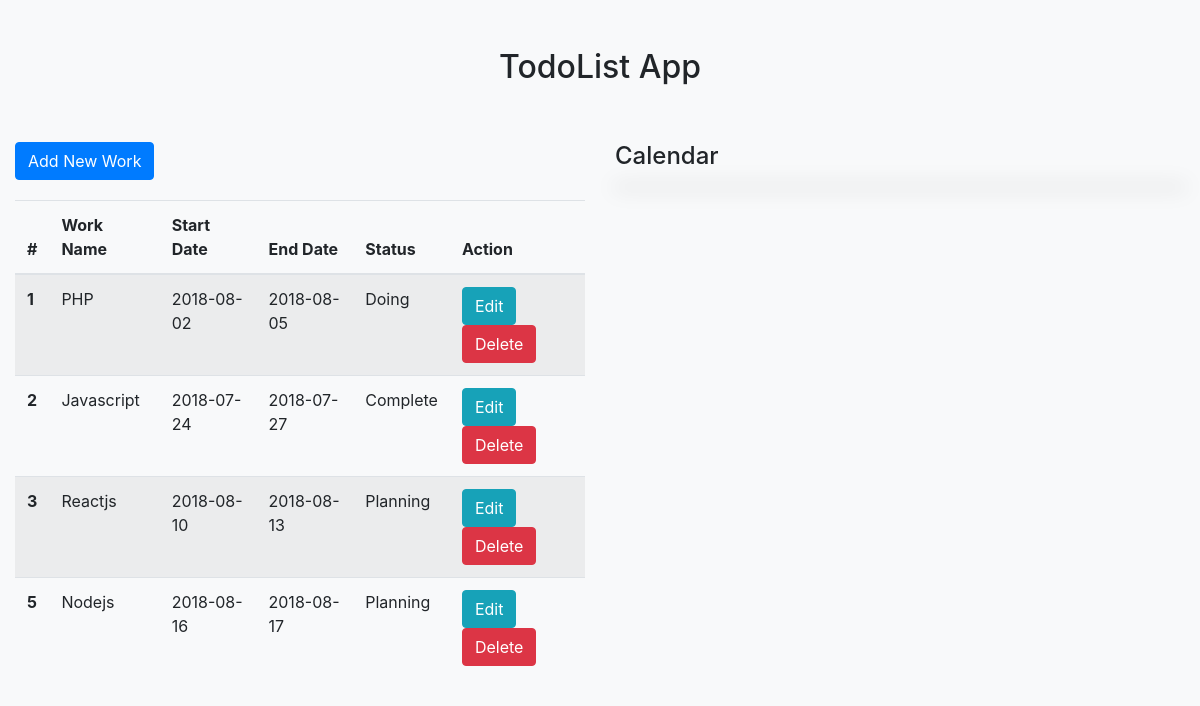
The page / on the database its author committed.
### tables this page shows
CREATE TABLE `todolist` (
  `id` int(10) unsigned NOT NULL AUTO_INCREMENT,
  `work_name` varchar(255) NOT NULL,
  `start_date` date DEFAULT NULL,
  `end_date` date DEFAULT NULL,
  `status` tinyint(4) NOT NULL DEFAULT '1',
  `created_at` timestamp NULL DEFAULT NULL,
  `updated_at` timestamp NULL DEFAULT NULL,
  `deleted_at` timestamp NULL DEFAULT NULL,
  PRIMARY KEY (`id`),
  KEY `fk_work_name_idx` (`work_name`),
  KEY `fk_start_date_idx` (`start_date`),
  KEY `fk_end_date_idx` (`end_date`)
);

### App/Controllers/TodoListController.php (called while the page is built, shortened)
<?php
class TodoListController extends Controller
{
    public function index()
    {
        $todoList = new TodoList();
        $data = $todoList->getAll();
        $this->render('index');
    }
}

### route.php (called while the page is built)
<?php
$url = trim($_SERVER['REQUEST_URI']);
if ($url == '/') {
    $action = 'index';
    $params = [];
} else {
    $explodeURL = explode('/', $url);
    $explodeURL = array_slice($explodeURL, 1);
    $action = $explodeURL[0];
    $params = array_slice($explodeURL, 1);
}
$controller = new \App\Controllers\TodoListController();
call_user_func_array([$controller, $action], $params);

### index.php (called while the page is built, shortened)
<?php
require "route.php";

### App/Models/Database.php (called while the page is built, shortened)
<?php
class Database
{
    private static $instance;
    private $connection;
    private $host = 'mysql';
    private $username = 'root';
    private $password = 'root';
    private $db = 'test';
    public function __construct()
    {
        $this->connection = mysqli_connect($this->host, $this->username, $this->password, $this->db);
    }
    public static function getInstance()
    {
        if(!self::$instance)
        {
            self::$instance = new self();
        }
        return self::$instance;
    }
    public function getConnection()
    {
        return $this->connection;
    }
}

### App/Models/Model.php (called while the page is built, shortened)
<?php
abstract class Model
{
    public function __construct()
    {
        $this->model = Database::getInstance()->getConnection();
    }
}

### App/Models/TodoList.php (called while the page is built, shortened)
<?php
class TodoList extends Model
{
    public function getAll()
    {
        $sqlQuery = "SELECT * from todolist WHERE deleted_at IS NULL ORDER BY id";
        $data = $this->model->query($sqlQuery);
        return mysqli_fetch_all($data, MYSQLI_ASSOC);
    }
}

### App/Views/index.php (the view)
<a href="/create" class="btn btn-primary">Add New Work</a>
<table class="table table-striped" style="margin-top: 20px;">
    <thead>
    <tr>
        <th scope="col">#</th>
        <th scope="col">Work Name</th>
        <th scope="col">Start Date</th>
        <th scope="col">End Date</th>
        <th scope="col">Status</th>
        <th scope="col">Action</th>
    </tr>
    </thead>
    <tbody>
    <?php
    foreach ($todoList as $todo) {
    ?>
        <tr>
            <th scope="row"><?php echo $todo['id'] ?></th>
            <td><?php echo $todo['work_name'] ?></td>
            <td><?php echo $todo['start_date'] ?></td>
            <td><?php echo $todo['end_date'] ?></td>
            <td><?php echo $todo['status'] ?></td>
            <td>
                <a href="/edit/<?php echo $todo['id'] ?>" class="btn btn-info">Edit</a>
                <a href="/delete/<?php echo $todo['id'] ?>" class="btn btn-danger">Delete</a>
            </td>
        </tr>
    <?php
    }
    ?>
    </tbody>
</table>

### App/Controllers/Controller.php (shortened to what this page needs)
<?php
class Controller
{
    protected $var = [];
    protected $layout = 'default';
    public function set($var)
    {
        $this->var = array_merge($this->var, $var);
    }
    public function render($fileName)
    {
        extract($this->var);
        require VIEW . $fileName. '.php';
        $get_content = ob_get_clean();
        if (empty($this->layout))
        {
            $get_content;
        } else {
            require VIEW . 'layout/' . $this->layout . '.php';
        }
    }
}

### App/Views/layout/default.php (shortened to what this page needs)
<!doctype html>
<html lang="en">
<head>
    <link rel="stylesheet" href="https://stackpath.bootstrapcdn.com/bootstrap/4.1.3/css/bootstrap.min.css">
    <link rel="stylesheet" href="https://cdnjs.cloudflare.com/ajax/libs/bootstrap-datepicker/1.8.0/css/bootstrap-datepicker.min.css">
    <link rel="stylesheet" href="<?php echo WEBROOT.'/css/full-calendar.css'; ?>">
</head>
<body class="bg-light">
    <div class="container-fluid">
        <div class="py-5 text-center">
            <h2>TodoList App</h2>
        </div>
        <div class="row">
            <div class="col-md-6 order-md-2 mb-4">
                <h4 class="mb-3">Calendar</h4>
            </div>
            <div class="col-md-6 order-md-1">
                <?php echo $get_content; ?>
            </div>
        </div>
    </div>
</body>
</html>

### rows shown on the page
todolist: id "1", work_name "PHP", start_date "2018-08-02", end_date "2018-08-05", status "Doing"
todolist: id "2", work_name "Javascript", start_date "2018-07-24", end_date "2018-07-27", status "Complete"
todolist: id "3", work_name "Reactjs", start_date "2018-08-10", end_date "2018-08-13", status "Planning"
todolist: id "5", work_name "Nodejs", start_date "2018-08-16", end_date "2018-08-17", status "Planning"
